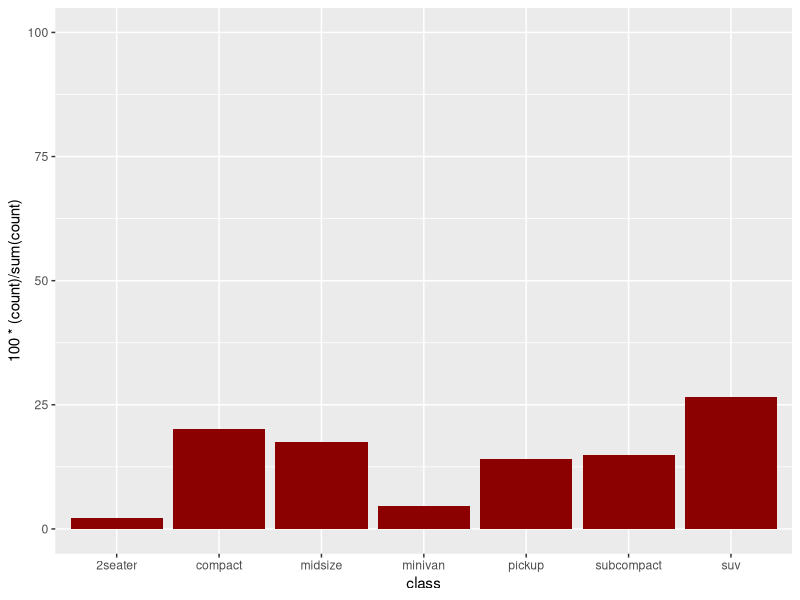
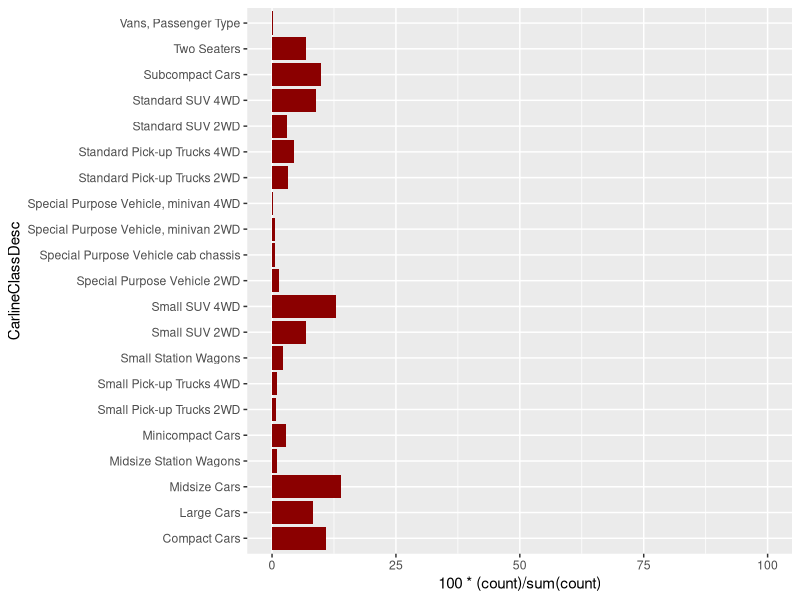
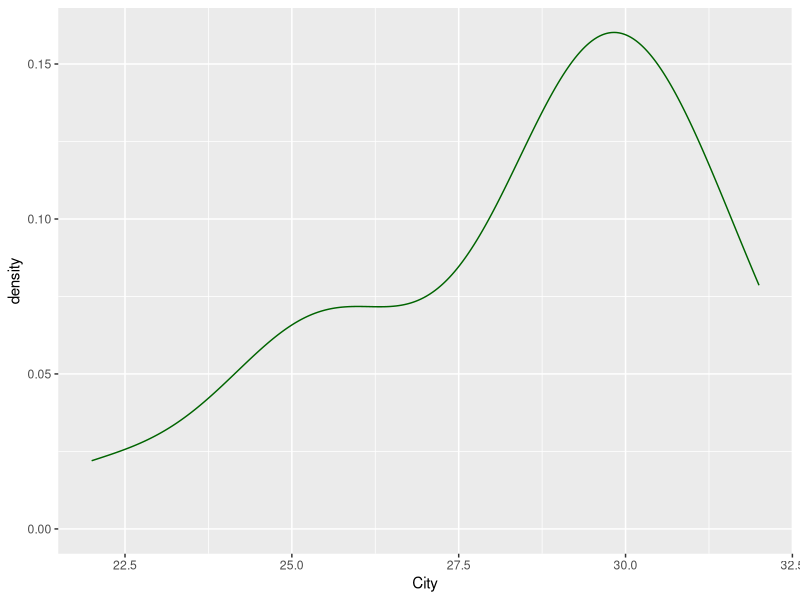
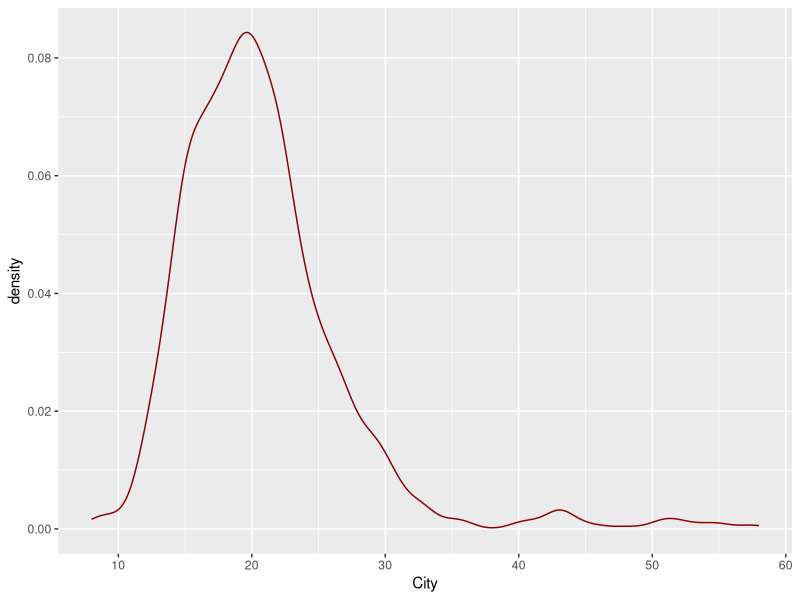
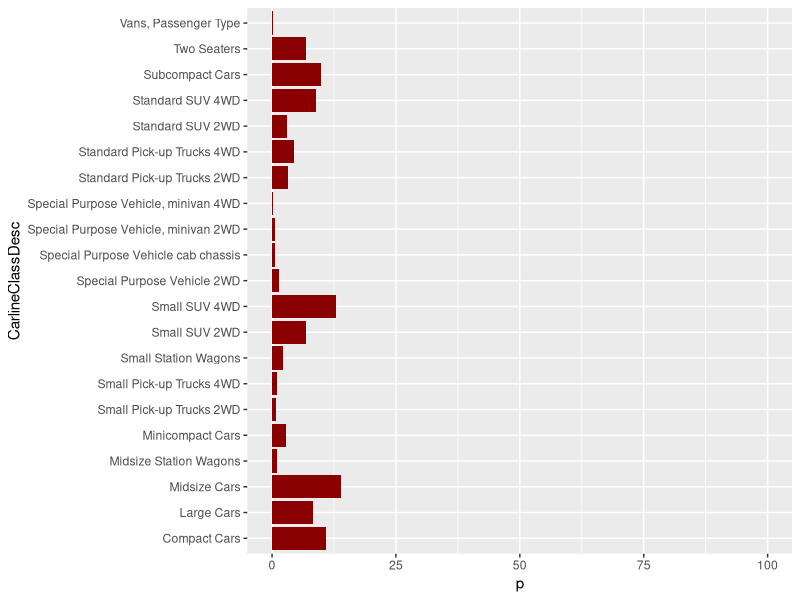

Write the R code that produced these figures, in order.
## ---- chunk 1
url <- "https://d33wubrfki0l68.cloudfront.net/571b056757d68e6df81a3e3853f54d3c76ad6efc/32d37/diagrams/data-science.png"
knitr::include_graphics(url)
## ---- chunk 2
library(tidyverse)
data(mpg)
mpg
## ---- chunk 3
mpg %>% filter(manufacturer == "chevrolet")
## ---- chunk 4
ggplot(data = mpg, aes(x = class)) + 
   geom_bar(aes(y = 100*(..count..)/sum(..count..)), fill = "darkred") +
   ylim(0, 100)
## ---- chunk 5
# Today, we are storing our data in a CSV format.
mpg2020 <- read_csv("data/mpg2020.csv")
mpg2020
## ---- chunk 6
## Differences:
## - I rotated the graph to make the class names easier to read.
## - The column name used is different.
## - There are more classes in this data set, so that's neat.
ggplot(data = mpg2020, aes(y = CarlineClassDesc)) + 
   geom_bar(aes(x = 100*(..count..)/sum(..count..)), fill = "darkred") +
   xlim(0, 100)
## ---- chunk 7
url <- "https://upload.wikimedia.org/wikipedia/en/b/bd/ThePlaneteers.JPG"
knitr::include_graphics(url)
## ---- chunk 8
chevies <- filter(mpg2020, Division == "Chevrolet")
chevies
## ---- chunk 9
paste("Number Rows mpg2020:", nrow(mpg2020))
paste("Number Rows chevies:", nrow(chevies))
## ---- chunk 10
four_cylinders <- filter(mpg2020, NCyl == 4)
four_cylinders
## ---- chunk 11
lt_six_cylinders <- filter(mpg2020, NCyl < 6)
lt_six_cylinders
## ---- chunk 12
civics <- filter(mpg2020, str_detect(Carline, "CIVIC"))
civics
## ---- chunk 13
ggplot(civics, aes(x = City)) + geom_density(color = "darkgreen") 
## ---- chunk 14
ggplot(mpg2020, aes(x = City)) + geom_density(color = "darkred") 
## ---- chunk 15
summarize(
  civics,
  N = n(),
  CityAvg = mean(City),
  CitySD = sd(City),
  CityMin = min(City),
  CityMax = max(City)
)
## ---- chunk 16
grouped_civics <- group_by(civics, Carline)
summarize(grouped_civics,
          N = n(),
          CityAvg = mean(City),
          CitySD = sd(City),
          CityMin = min(City),
          CityMax = max(City))
## ---- chunk 17
## The only differentiating feature is the part that says
## Groups: Carline [3]
grouped_civics
## ---- chunk 18
civics %>%
   group_by(Carline) %>%
   summarize(
          N = n(),
          CityAvg = mean(City),
          CitySD = sd(City),
          CityMin = min(City),
          CityMax = max(City))
## ---- chunk 19
easy_summary_civics <- 
   mpg2020 %>%
   filter(str_detect(Carline, "CIVIC")) %>%
   group_by(Carline) %>%
   summarize(
          N = n(),
          CityAvg = mean(City),
          CitySD = sd(City),
          CityMin = min(City),
          CityMax = max(City))
easy_summary_civics
## ---- chunk 20
easy_summary_civics %>% arrange(CityAvg)
easy_summary_civics %>% arrange(desc(CityAvg))
## ---- chunk 21
mpg2020 %>% arrange(desc(Hwy))
## ---- chunk 22
mpg2020 %>%
  group_by(CarlineClassDesc) %>%
  summarize(n = n())  %>%
  mutate(p = 100*n/sum(n)) %>%
  ggplot(aes(x = p, y = CarlineClassDesc)) + 
  geom_col(fill = "darkred") +
  xlim(0, 100)
